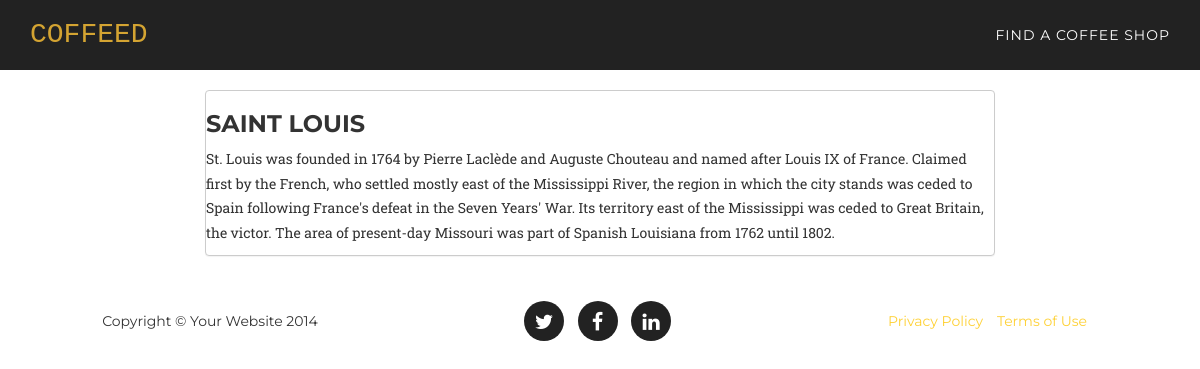
The app's page /locations/2/detail/ with its own data.
### core/models.py (models this page shows, shortened)
class Location(models.Model):
    title = models.CharField(max_length=300)
    description = models.TextField(null=True, blank=True)
    address = models.TextField(null=True, blank=True)
    hours = models.TextField(null=True, blank=True)
    image_file = models.ImageField(upload_to=upload_to_location, null=True, blank=True)
    created_at = models.DateTimeField(auto_now_add=True)

### core/views.py (the view)
# urls.py: url(r'locations/(?P<pk>\d+)/detail/$', coreviews.LocationDetailView.as_view(), name='locations_list'),
class LocationDetailView(DetailView):
    model = coremodels.Location
    template_name = 'location/detail.html'
    context_object_name = 'location'

### templates/location/detail.html (shortened to what this page needs)
{% extends "base/theme.html" %}
{% block main_content %}
<div class="row main-content">
    <div class="col-md-2"></div>
    <div class="col-md-8">
        <div class="panel">
            <h3>{{ location.title }}</h3>
            <p>{{ location.description }}</p>
        </div>
    </div>
    <div class="col-md-2"></div>
</div>
{% endblock %}

### static/css/agency.css (style rules this page uses)
body { overflow-x: hidden; font-family: "Roboto Slab","Helvetica Neue",Helvetica,Arial,sans-serif; }
p { font-size: 14px; line-height: 1.75; }
h1, h2, h3, h4, h5, h6 { text-transform: uppercase; font-family: Montserrat,"Helvetica Neue",Helvetica,Arial,sans-serif; font-weight: 700; }
body { webkit-tap-highlight-color: #fed136; }
.panel { padding:0px; background-color: #fff; border: 1px solid #ccc; border-radius: 4px; -webkit-box-shadow: 0 1px 1px rgba(0,0,0,.05); box-shadow: 0 1px 1px rgba(0,0,0,.05); }
.main-content { padding-top: 90px; }

### records on screen
Location: title "SAINT LOUIS", description "St. Louis was founded in 1764 by Pierre Laclède and Auguste Chouteau and named after Louis IX of France. Claimed first by the French, who settled mostly east of the Mississippi River, the region in which the city stands was ceded to Spain following France's defeat in the Seven Years' War. Its territory east of the Mississippi was ceded to Great Britain, the victor. The area of present-day Missouri was part of Spanish Louisiana from 1762 until 1802."
